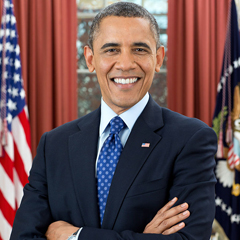
%> input picture experiments/imageRecovery/twitter_cards_potus.jpg, 240 x 240 px
$ octave obamaRecovery.m   (GNU Octave 9; MATLAB toolbox functions it lacks are replaced by stand-ins)
%> lines starting %> are read from the running program, lines starting %| are printed output that depends on the picture
### 3/generateRandomGaussianOrthonormalizedMatrix.m
% Sampling with a random matrix: The sensing matrix A is M by N in this case
% and is generated from a collection of random Gaussian variables,
% then the rows are orthonor- malized, i.e.,
% A = randn(M, N); A = orth(A?)?
function [A] = generateRandomGaussianOrthonormalizedMatrix(m, n)
    A = randn(m, n);
    A = orth(A')';
end

### experiments/imageRecovery/obamaRecovery.m
% addpath('../../3/');
addpath('../../sensingMatrixFunctions/');


img = imread("twitter_cards_potus.jpg");
%> img is the input picture: size 240x240x3 uint8; mean R, G, B 104.3, 77.8, 80.3
gray = rgb2gray(img);
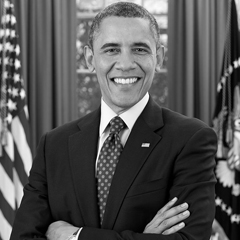
%> gray: size 240x240 uint8; min 0, max 255, mean 86

% block 80% of image

[nRow, nCol] = size(gray);
%> nRow = 240; nCol = 240

y = gray;
y(round(nRow*0.1):nRow, :) = 0;
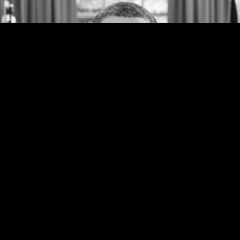
%> y: size 240x240 uint8; min 0, max 252, mean 12.2
transposedY = transpose(y);
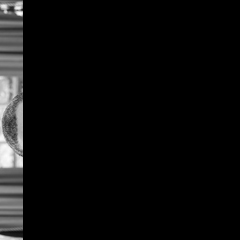
%> transposedY: size 240x240 uint8; min 0, max 252, mean 12.2; mean of the top-left, top-right, bottom-left and bottom-right quarters 24.1, 0, 24.7, 0
% flattenedY shape: N * 1
flattenedY = transposedY(:);
% check tanslation correct:
% transpose(flattenedY(1:100)) == gray(1, 1:100)
yNonZero = flattenedY ~= 0;
%> yNonZero = 57600 logical values, 5520 true
yHat = flattenedY(yNonZero);
%> yHat = 5520 values, max 252 at index 4574, min 14 at index 5513, mean 127.3
[m, ~] = size(yHat);
%> m = 5520
N = nRow * nCol;
%> N = 57600


A = generateRandomGaussianOrthonormalizedMatrix(m, N);
%> the run ends on the next line

$ run again, with experiments/imageRecovery/PBO-SeriousFace.jpg copied over experiments/imageRecovery/twitter_cards_potus.jpg
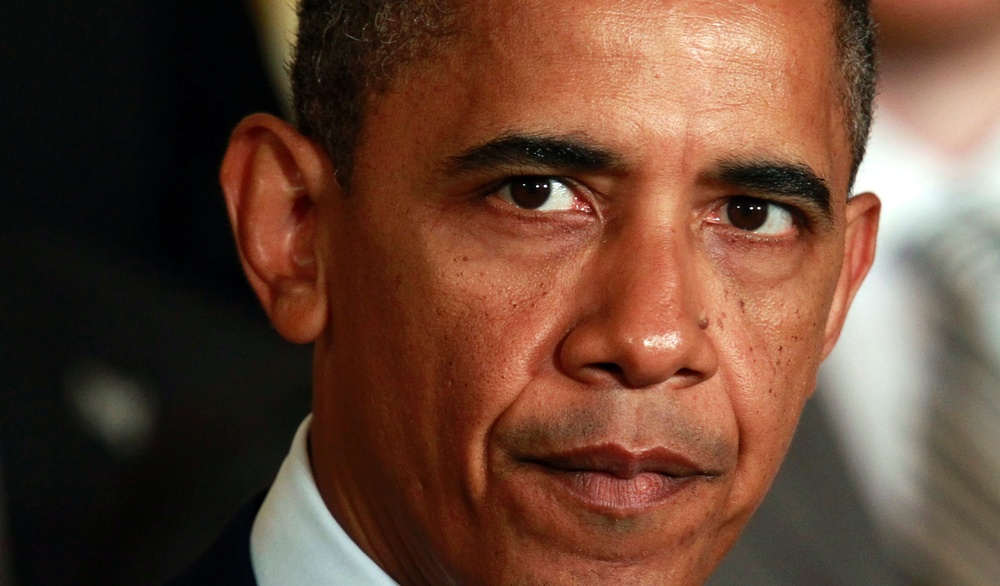
%> input picture experiments/imageRecovery/PBO-SeriousFace.jpg, 1000 x 586 px, shrunk from 1846 x 1082 before the run
%> img is the input picture: size 586x1000x3 uint8; mean R, G, B 102.1, 68.9, 52.3
%> `y(round(nRow*0.1):nRow, :) = 0;`:
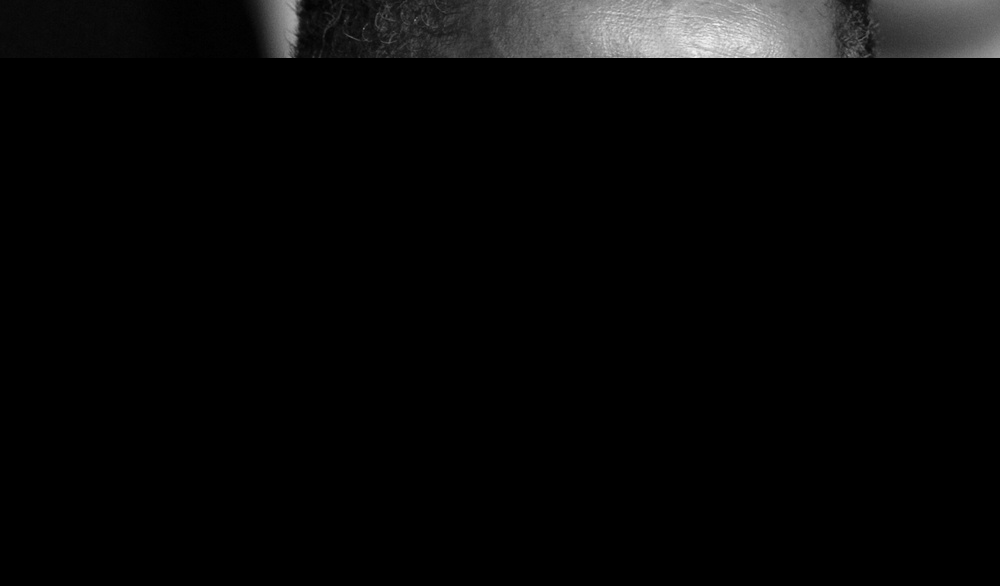
%> y: size 586x1000 uint8; min 0, max 247, mean 7.4
%> `transposedY = transpose(y);`:
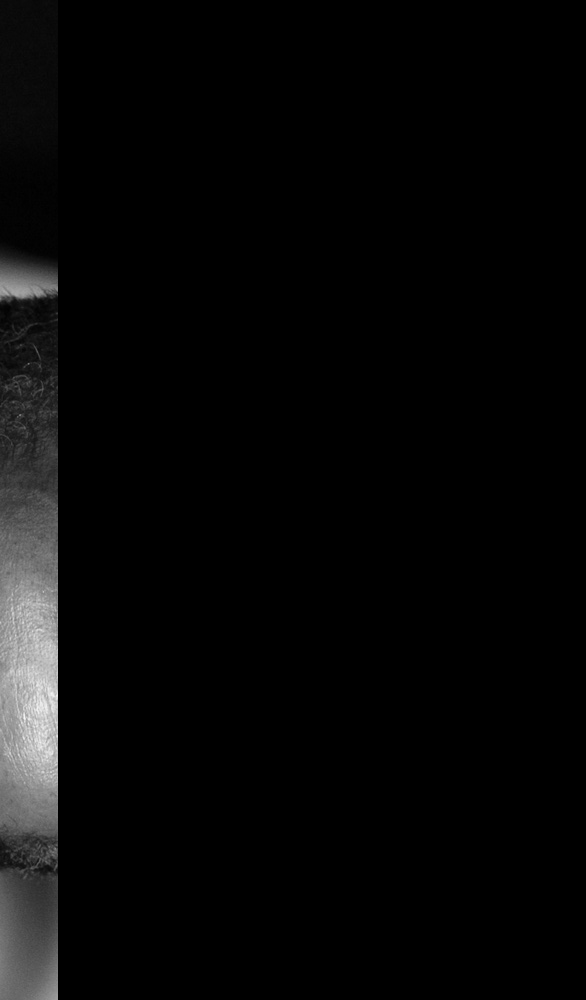
%> transposedY: size 1000x586 uint8; min 0, max 247, mean 7.4; mean of the top-left, top-right, bottom-left and bottom-right quarters 5.2, 0, 24.5, 0
%> yNonZero = 586000 logical values, 57983 true
